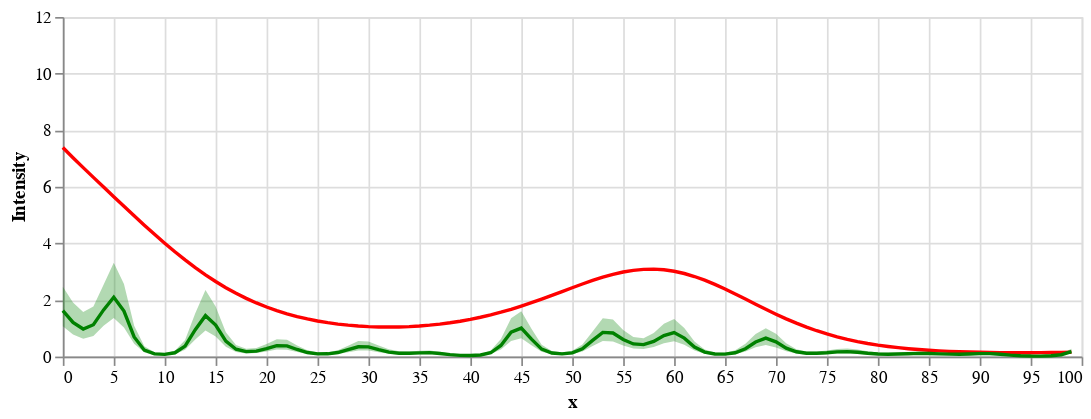

Notebook code cell kept with this figure:
### Code cell
rate = (
  alt.Chart(df_plot)
  .mark_line(color='red')
  .encode(
		x=alt.X('x', title='x'),
		y=alt.Y('rate', title='Intensity', scale=alt.Scale(domain=(0, 12))),
	)
)

rate_est = (
  alt.Chart(df_true)
	.mark_line(color='green')  # Changed
	.encode(
		x=alt.X('x', title='x'),
		y=alt.Y('M', title='Intensity'),
	)
)

bands = alt.Chart(df_true).mark_errorband(color='green').encode(
	x=alt.X('x', title='x'),
	y=alt.Y('CL', title='Intensity'),
	y2=alt.Y2('CU', title='Intensity'),
)

(rate + rate_est + bands).properties(width=600, height=200)

### Figure 1 — Vega-Lite specification as saved in the notebook (floating-point values rounded to 4 significant figures; data arrays with more than 128 entries replaced by an {"elided": "..."} marker saying what was removed)
{"config": {"view": {"continuousWidth": 300, "continuousHeight": 300}}, "layer": [{"data": {"name": "data-fe41b385e59144a70d7d7908504472ca"}, "mark": {"type": "line", "color": "red"}, "encoding": {"x": {"field": "x", "title": "x", "type": "quantitative"}, "y": {"field": "rate", "scale": {"domain": [0, 12]}, "title": "Intensity", "type": "quantitative"}}}, {"data": {"name": "data-59e0eb1c805be5a6c15602466ce38879"}, "mark": {"type": "line", "color": "green"}, "encoding": {"x": {"field": "x", "title": "x", "type": "quantitative"}, "y": {"field": "M", "title": "Intensity", "type": "quantitative"}}}, {"data": {"name": "data-59e0eb1c805be5a6c15602466ce38879"}, "mark": {"type": "errorband", "color": "green"}, "encoding": {"x": {"field": "x", "title": "x", "type": "quantitative"}, "y": {"field": "CL", "title": "Intensity", "type": "quantitative"}, "y2": {"field": "CU", "title": "Intensity"}}}], "height": 200, "width": 600, "$schema": "https://vega.github.io/schema/vega-lite/v5.20.1.json", "datasets": {"data-fe41b385e59144a70d7d7908504472ca": {"elided": "1000 records"}, "data-59e0eb1c805be5a6c15602466ce38879": [{"x": 0, "log_exposure": 1.0, "f": 1.0, "rate": 7.389, "M": 1.626, "CL": 1.073, "CU": 2.466}, {"x": 1, "log_exposure": 0.9048, "f": 1.045, "rate": 7.027, "M": 1.206, "CL": 0.7819, "CU": 1.911}, {"x": 2, "log_exposure": 0.8187, "f": 1.08, "rate": 6.677, "M": 0.9745, "CL": 0.6273, "CU": 1.575}, {"x": 3, "log_exposure": 0.7408, "f": 1.105, "rate": 6.332, "M": 1.125, "CL": 0.7237, "CU": 1.772}, {"x": 4, "log_exposure": 0.6703, "f": 1.12, "rate": 5.99, "M": 1.65, "CL": 1.086, "CU": 2.537}, {"x": 5, "log_exposure": 0.6065, "f": 1.125, "rate": 5.649, "M": 2.096, "CL": 1.367, "CU": 3.319}, {"x": 6, "log_exposure": 0.5488, "f": 1.121, "rate": 5.31, "M": 1.608, "CL": 1.024, "CU": 2.569}, {"x": 7, "log_exposure": 0.4966, "f": 1.108, "rate": 4.975, "M": 0.6939, "CL": 0.451, "CU": 1.091}, {"x": 8, "log_exposure": 0.4493, "f": 1.086, "rate": 4.643, "M": 0.2265, "CL": 0.1484, "CU": 0.3619}, {"x": 9, "log_exposure": 0.4066, "f": 1.057, "rate": 4.32, "M": 0.09474, "CL": 0.05947, "CU": 0.151}, {"x": 10, "log_exposure": 0.3679, "f": 1.02, "rate": 4.005, "M": 0.07708, "CL": 0.04795, "CU": 0.1199}, {"x": 11, "log_exposure": 0.3329, "f": 0.9763, "rate": 3.703, "M": 0.1345, "CL": 0.08589, "CU": 0.2043}, {"x": 12, "log_exposure": 0.3012, "f": 0.927, "rate": 3.415, "M": 0.3689, "CL": 0.239, "CU": 0.5822}, {"x": 13, "log_exposure": 0.2725, "f": 0.8727, "rate": 3.143, "M": 0.9513, "CL": 0.6037, "CU": 1.535}, {"x": 14, "log_exposure": 0.2466, "f": 0.8142, "rate": 2.889, "M": 1.447, "CL": 0.9234, "CU": 2.352}, {"x": 15, "log_exposure": 0.2231, "f": 0.7524, "rate": 2.653, "M": 1.117, "CL": 0.7133, "CU": 1.768}, {"x": 16, "log_exposure": 0.2019, "f": 0.6882, "rate": 2.435, "M": 0.5436, "CL": 0.3486, "CU": 0.8585}, {"x": 17, "log_exposure": 0.1827, "f": 0.6224, "rate": 2.237, "M": 0.2586, "CL": 0.162, "CU": 0.4113}, {"x": 18, "log_exposure": 0.1653, "f": 0.5561, "rate": 2.057, "M": 0.1743, "CL": 0.1103, "CU": 0.2777}, {"x": 19, "log_exposure": 0.1496, "f": 0.4901, "rate": 1.896, "M": 0.1923, "CL": 0.1236, "CU": 0.3001}, {"x": 20, "log_exposure": 0.1353, "f": 0.4253, "rate": 1.752, "M": 0.2823, "CL": 0.1823, "CU": 0.4438}, {"x": 21, "log_exposure": 0.1225, "f": 0.3626, "rate": 1.624, "M": 0.3885, "CL": 0.2486, "CU": 0.6154}, {"x": 22, "log_exposure": 0.1108, "f": 0.3027, "rate": 1.512, "M": 0.3793, "CL": 0.2454, "CU": 0.5919}, {"x": 23, "log_exposure": 0.1003, "f": 0.2465, "rate": 1.414, "M": 0.251, "CL": 0.1645, "CU": 0.3924}, {"x": 24, "log_exposure": 0.09072, "f": 0.1946, "rate": 1.33, "M": 0.1427, "CL": 0.09234, "CU": 0.2265}, {"x": 25, "log_exposure": 0.08208, "f": 0.1478, "rate": 1.259, "M": 0.09674, "CL": 0.06125, "CU": 0.155}, {"x": 26, "log_exposure": 0.07427, "f": 0.1067, "rate": 1.198, "M": 0.0976, "CL": 0.06139, "CU": 0.1573}, {"x": 27, "log_exposure": 0.06721, "f": 0.07165, "rate": 1.149, "M": 0.1428, "CL": 0.0915, "CU": 0.2261}, {"x": 28, "log_exposure": 0.06081, "f": 0.04323, "rate": 1.11, "M": 0.2437, "CL": 0.1511, "CU": 0.3788}, {"x": 29, "log_exposure": 0.05502, "f": 0.02175, "rate": 1.08, "M": 0.3468, "CL": 0.217, "CU": 0.5463}, {"x": 30, "log_exposure": 0.04979, "f": 0.007502, "rate": 1.059, "M": 0.3437, "CL": 0.2135, "CU": 0.5362}, {"x": 31, "log_exposure": 0.04505, "f": 0.0006486, "rate": 1.047, "M": 0.2449, "CL": 0.1568, "CU": 0.3895}, {"x": 32, "log_exposure": 0.04076, "f": 0.001279, "rate": 1.043, "M": 0.1579, "CL": 0.1001, "CU": 0.2568}, {"x": 33, "log_exposure": 0.03688, "f": 0.009385, "rate": 1.047, "M": 0.1192, "CL": 0.07479, "CU": 0.1921}, {"x": 34, "log_exposure": 0.03337, "f": 0.02487, "rate": 1.06, "M": 0.1159, "CL": 0.07248, "CU": 0.1815}, {"x": 35, "log_exposure": 0.0302, "f": 0.04753, "rate": 1.081, "M": 0.1313, "CL": 0.08255, "CU": 0.2082}, {"x": 36, "log_exposure": 0.02732, "f": 0.07709, "rate": 1.11, "M": 0.1378, "CL": 0.0862, "CU": 0.2162}, {"x": 37, "log_exposure": 0.02472, "f": 0.1132, "rate": 1.148, "M": 0.111, "CL": 0.06933, "CU": 0.1737}, {"x": 38, "log_exposure": 0.02237, "f": 0.1553, "rate": 1.194, "M": 0.06977, "CL": 0.04377, "CU": 0.1078}, {"x": 39, "log_exposure": 0.02024, "f": 0.203, "rate": 1.25, "M": 0.04308, "CL": 0.02716, "CU": 0.0675}, {"x": 40, "log_exposure": 0.01832, "f": 0.2557, "rate": 1.315, "M": 0.03709, "CL": 0.02375, "CU": 0.05792}, {"x": 41, "log_exposure": 0.01657, "f": 0.3125, "rate": 1.39, "M": 0.05512, "CL": 0.03532, "CU": 0.08586}, {"x": 42, "log_exposure": 0.015, "f": 0.3729, "rate": 1.474, "M": 0.135, "CL": 0.08758, "CU": 0.2114}, {"x": 43, "log_exposure": 0.01357, "f": 0.4361, "rate": 1.568, "M": 0.3943, "CL": 0.2532, "CU": 0.6181}, {"x": 44, "log_exposure": 0.01228, "f": 0.5012, "rate": 1.671, "M": 0.86, "CL": 0.5502, "CU": 1.357}, {"x": 45, "log_exposure": 0.01111, "f": 0.5673, "rate": 1.783, "M": 1.005, "CL": 0.6506, "CU": 1.6}, {"x": 46, "log_exposure": 0.01005, "f": 0.6336, "rate": 1.903, "M": 0.6169, "CL": 0.4009, "CU": 0.983}, {"x": 47, "log_exposure": 0.009095, "f": 0.6991, "rate": 2.03, "M": 0.263, "CL": 0.1687, "CU": 0.4153}, {"x": 48, "log_exposure": 0.00823, "f": 0.763, "rate": 2.162, "M": 0.1242, "CL": 0.07872, "CU": 0.1945}, {"x": 49, "log_exposure": 0.007447, "f": 0.8243, "rate": 2.297, "M": 0.09516, "CL": 0.06025, "CU": 0.1498}, {"x": 50, "log_exposure": 0.006738, "f": 0.8821, "rate": 2.432, "M": 0.133, "CL": 0.08579, "CU": 0.2092}, {"x": 51, "log_exposure": 0.006097, "f": 0.9357, "rate": 2.564, "M": 0.2738, "CL": 0.1756, "CU": 0.426}, {"x": 52, "log_exposure": 0.005517, "f": 0.984, "rate": 2.69, "M": 0.5734, "CL": 0.3702, "CU": 0.886}, {"x": 53, "log_exposure": 0.004992, "f": 1.026, "rate": 2.805, "M": 0.8544, "CL": 0.5504, "CU": 1.355}, {"x": 54, "log_exposure": 0.004517, "f": 1.062, "rate": 2.905, "M": 0.8337, "CL": 0.536, "CU": 1.31}, {"x": 55, "log_exposure": 0.004087, "f": 1.09, "rate": 2.987, "M": 0.6041, "CL": 0.3881, "CU": 0.9384}, {"x": 56, "log_exposure": 0.003698, "f": 1.111, "rate": 3.047, "M": 0.4465, "CL": 0.2849, "CU": 0.6895}, {"x": 57, "log_exposure": 0.003346, "f": 1.122, "rate": 3.082, "M": 0.4214, "CL": 0.2699, "CU": 0.6475}, {"x": 58, "log_exposure": 0.003028, "f": 1.125, "rate": 3.089, "M": 0.535, "CL": 0.3412, "CU": 0.837}, {"x": 59, "log_exposure": 0.002739, "f": 1.118, "rate": 3.067, "M": 0.7442, "CL": 0.4709, "CU": 1.158}, {"x": 60, "log_exposure": 0.002479, "f": 1.101, "rate": 3.016, "M": 0.8505, "CL": 0.545, "CU": 1.33}, {"x": 61, "log_exposure": 0.002243, "f": 1.075, "rate": 2.936, "M": 0.6527, "CL": 0.4141, "CU": 1.011}, {"x": 62, "log_exposure": 0.002029, "f": 1.038, "rate": 2.83, "M": 0.3373, "CL": 0.2148, "CU": 0.5356}, {"x": 63, "log_exposure": 0.001836, "f": 0.9915, "rate": 2.7, "M": 0.1569, "CL": 0.1012, "CU": 0.2468}, {"x": 64, "log_exposure": 0.001662, "f": 0.9348, "rate": 2.551, "M": 0.09205, "CL": 0.05895, "CU": 0.1445}, {"x": 65, "log_exposure": 0.001503, "f": 0.8684, "rate": 2.387, "M": 0.08729, "CL": 0.05539, "CU": 0.1383}, {"x": 66, "log_exposure": 0.00136, "f": 0.7925, "rate": 2.212, "M": 0.1361, "CL": 0.08569, "CU": 0.2206}, {"x": 67, "log_exposure": 0.001231, "f": 0.7075, "rate": 2.031, "M": 0.2775, "CL": 0.1764, "CU": 0.4518}, {"x": 68, "log_exposure": 0.001114, "f": 0.6139, "rate": 1.85, "M": 0.5152, "CL": 0.3304, "CU": 0.7968}, {"x": 69, "log_exposure": 0.001008, "f": 0.5122, "rate": 1.671, "M": 0.6525, "CL": 0.4106, "CU": 1.004}, {"x": 70, "log_exposure": 0.0009119, "f": 0.4031, "rate": 1.498, "M": 0.5186, "CL": 0.3239, "CU": 0.8077}, {"x": 71, "log_exposure": 0.0008251, "f": 0.2874, "rate": 1.334, "M": 0.3001, "CL": 0.1923, "CU": 0.4733}, {"x": 72, "log_exposure": 0.0007466, "f": 0.1658, "rate": 1.181, "M": 0.1709, "CL": 0.1091, "CU": 0.2626}, {"x": 73, "log_exposure": 0.0006755, "f": 0.03929, "rate": 1.041, "M": 0.1193, "CL": 0.07587, "CU": 0.1827}, {"x": 74, "log_exposure": 0.0006113, "f": -0.09129, "rate": 0.9133, "M": 0.1153, "CL": 0.07266, "CU": 0.1758}, {"x": 75, "log_exposure": 0.0005531, "f": -0.2249, "rate": 0.799, "M": 0.1365, "CL": 0.08728, "CU": 0.2157}, {"x": 76, "log_exposure": 0.0005005, "f": -0.3606, "rate": 0.6976, "M": 0.1675, "CL": 0.1067, "CU": 0.2647}, {"x": 77, "log_exposure": 0.0004528, "f": -0.4973, "rate": 0.6085, "M": 0.1768, "CL": 0.1112, "CU": 0.2857}, {"x": 78, "log_exposure": 0.0004097, "f": -0.6338, "rate": 0.5308, "M": 0.153, "CL": 0.09616, "CU": 0.2485}, {"x": 79, "log_exposure": 0.0003707, "f": -0.7692, "rate": 0.4636, "M": 0.117, "CL": 0.07416, "CU": 0.1857}, {"x": 80, "log_exposure": 0.0003355, "f": -0.9023, "rate": 0.4058, "M": 0.09211, "CL": 0.05885, "CU": 0.1448}, {"x": 81, "log_exposure": 0.0003035, "f": -1.032, "rate": 0.3564, "M": 0.08315, "CL": 0.05303, "CU": 0.1324}, {"x": 82, "log_exposure": 0.0002747, "f": -1.157, "rate": 0.3144, "M": 0.089, "CL": 0.05618, "CU": 0.1421}, {"x": 83, "log_exposure": 0.0002485, "f": -1.277, "rate": 0.2788, "M": 0.1022, "CL": 0.06413, "CU": 0.1605}, {"x": 84, "log_exposure": 0.0002249, "f": -1.391, "rate": 0.2489, "M": 0.1122, "CL": 0.0716, "CU": 0.1731}, {"x": 85, "log_exposure": 0.0002035, "f": -1.497, "rate": 0.2238, "M": 0.1091, "CL": 0.0683, "CU": 0.1701}, {"x": 86, "log_exposure": 0.0001841, "f": -1.595, "rate": 0.203, "M": 0.0963, "CL": 0.06002, "CU": 0.1509}, {"x": 87, "log_exposure": 0.0001666, "f": -1.684, "rate": 0.1857, "M": 0.08577, "CL": 0.05415, "CU": 0.133}, {"x": 88, "log_exposure": 0.0001507, "f": -1.763, "rate": 0.1716, "M": 0.08448, "CL": 0.05346, "CU": 0.1312}, {"x": 89, "log_exposure": 0.0001364, "f": -1.831, "rate": 0.1602, "M": 0.09337, "CL": 0.05799, "CU": 0.1499}, {"x": 90, "log_exposure": 0.0001234, "f": -1.889, "rate": 0.1513, "M": 0.1057, "CL": 0.06667, "CU": 0.1678}, {"x": 91, "log_exposure": 0.0001117, "f": -1.935, "rate": 0.1445, "M": 0.1048, "CL": 0.06747, "CU": 0.1642}, {"x": 92, "log_exposure": 0.000101, "f": -1.969, "rate": 0.1397, "M": 0.0809, "CL": 0.05185, "CU": 0.1261}, {"x": 93, "log_exposure": 9.142e-05, "f": -1.99, "rate": 0.1367, "M": 0.04993, "CL": 0.03111, "CU": 0.07814}, {"x": 94, "log_exposure": 8.272e-05, "f": -2.0, "rate": 0.1354, "M": 0.02789, "CL": 0.01789, "CU": 0.04329}, {"x": 95, "log_exposure": 7.485e-05, "f": -1.996, "rate": 0.1358, "M": 0.01832, "CL": 0.0121, "CU": 0.02806}, {"x": 96, "log_exposure": 6.773e-05, "f": -1.981, "rate": 0.138, "M": 0.01777, "CL": 0.01138, "CU": 0.02779}, {"x": 97, "log_exposure": 6.128e-05, "f": -1.953, "rate": 0.1419, "M": 0.02815, "CL": 0.01765, "CU": 0.04483}, {"x": 98, "log_exposure": 5.545e-05, "f": -1.913, "rate": 0.1477, "M": 0.06625, "CL": 0.04189, "CU": 0.1037}, {"x": 99, "log_exposure": 5.017e-05, "f": -1.861, "rate": 0.1555, "M": 0.1768, "CL": 0.1149, "CU": 0.2726}]}}
